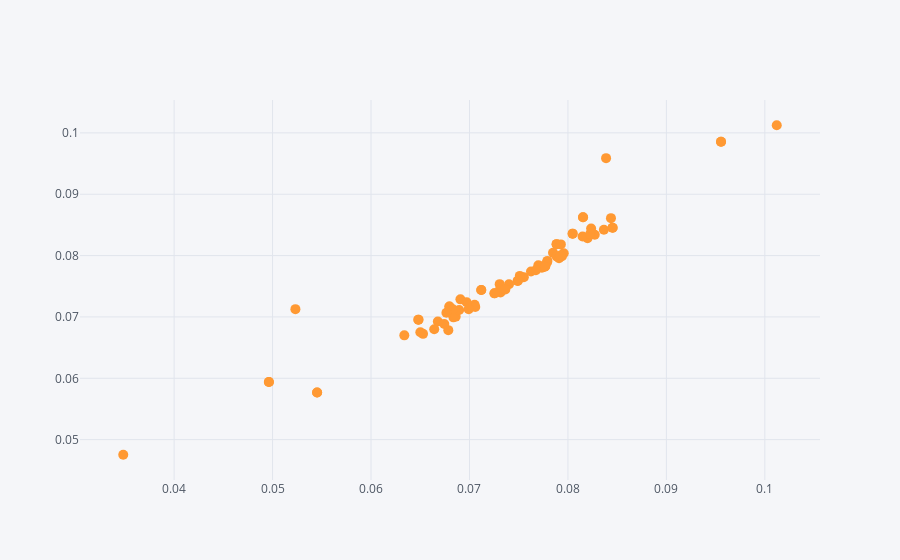

This figure's notebook cell:
### Markdown cell above
### Comparação entre o retorno real dos ativos e o retorno do modelo de Markowitz

### Code cell
vetor=df.values
Portfolio_Aritmetico=[];
Portfolio_Geometrico=[];

i=0
j=0

for i in range(5):
    for j in range(5):
        
        #Portfolio Aritmetico
        c = Media_Aritmetica[i]*0.5 + Media_Aritmetica[j]*0.5
        Portfolio_Aritmetico.append(c)
        
        #Portfolio Geometrico
        d = (vetor[:,i]*0.5 + vetor[:,j]*0.5)
        truegeo=(gmean(d + 1)- 1)*12
        Portfolio_Geometrico.append(truegeo)

for ind in range(50):

    # Create Random Weights
    weights1 = np.array(np.random.random(5))

    # Rebalance Weights
    weights1 = weights1 / np.sum(weights1)
    
    # Portfolio Aritmetico
    x = np.sum(Media_Aritmetica * weights1)
    Portfolio_Aritmetico.append(x)
    
    #Portfolio Geometrico
    z = np.dot(vetor,weights1)
    truegeo1=(gmean(z + 1)- 1)*12
    Portfolio_Geometrico.append(truegeo1)
    

Portfolio_Aritmetico   


data = pd.DataFrame(Portfolio_Geometrico,columns=["Portfolio Geometrico"])
data["Portfolio Aritmetico"]=Portfolio_Aritmetico

data.iplot(kind='scatter',x='Portfolio Geometrico',y='Portfolio Aritmetico',mode='markers',size=10)


X_plot = np.linspace(0.04, 0.12, 100)
Y_plot = X_plot

g = sns.FacetGrid(data, size = 6)
g = g.map(plt.scatter, "Portfolio Geometrico", "Portfolio Aritmetico", edgecolor="w")
plt.plot(X_plot, Y_plot, color='r')
plt.show()

### Figure 1 — Plotly figure (JSON) as saved in the notebook; plotly's stock layout.template omitted (floating-point values rounded to 4 significant figures)
{"data": [{"line": {"color": "rgba(255, 153, 51, 1.0)", "dash": "solid", "shape": "linear", "width": 1.3}, "marker": {"size": 10, "symbol": "circle"}, "mode": "markers", "name": "Portfolio Aritmetico", "text": "", "type": "scatter", "x": [0.06785, 0.08454, 0.05452, 0.07885, 0.06481, 0.08454, 0.1012, 0.0712, 0.09555, 0.08153, 0.05452, 0.0712, 0.03483, 0.06796, 0.04963, 0.07885, 0.09555, 0.06796, 0.08387, 0.08048, 0.06481, 0.08153, 0.04963, 0.08048, 0.05232, 0.06338, 0.07401, 0.07552, 0.07052, 0.0686, 0.07849, 0.07511, 0.08437, 0.07307, 0.07059, 0.06837, 0.07255, 0.07787, 0.07928, 0.0731, 0.07771, 0.07736, 0.06679, 0.07957, 0.07939, 0.077, 0.06744, 0.06895, 0.07722, 0.06831, 0.06528, 0.07792, 0.08199, 0.07625, 0.08272, 0.08365, 0.07885, 0.06908, 0.0791, 0.07925, 0.08149, 0.06766, 0.07489, 0.07765, 0.06971, 0.06501, 0.07674, 0.06642, 0.08226, 0.08236, 0.07315, 0.06992, 0.07364, 0.07253, 0.07492], "y": [0.06785, 0.08455, 0.05769, 0.08186, 0.06956, 0.08455, 0.1012, 0.07439, 0.09856, 0.08626, 0.05769, 0.07439, 0.04754, 0.07171, 0.0594, 0.08186, 0.09856, 0.07171, 0.09588, 0.08357, 0.06956, 0.08626, 0.0594, 0.08357, 0.07127, 0.067, 0.07531, 0.07648, 0.07199, 0.07006, 0.08047, 0.07669, 0.08611, 0.07534, 0.07163, 0.06994, 0.07386, 0.07889, 0.08182, 0.07447, 0.07827, 0.07801, 0.06926, 0.08037, 0.0799, 0.07842, 0.06885, 0.07113, 0.07825, 0.07124, 0.06725, 0.07914, 0.08282, 0.07742, 0.0834, 0.08422, 0.07987, 0.07287, 0.07956, 0.08002, 0.08312, 0.07067, 0.07587, 0.07818, 0.0724, 0.0675, 0.07761, 0.06799, 0.0835, 0.08442, 0.07398, 0.07125, 0.07449, 0.07385, 0.07591]}], "layout": {"legend": {"bgcolor": "#F5F6F9", "font": {"color": "#4D5663"}}, "paper_bgcolor": "#F5F6F9", "plot_bgcolor": "#F5F6F9", "title": {"font": {"color": "#4D5663"}}, "xaxis": {"gridcolor": "#E1E5ED", "showgrid": true, "tickfont": {"color": "#4D5663"}, "title": {"font": {"color": "#4D5663"}, "text": ""}, "zerolinecolor": "#E1E5ED"}, "yaxis": {"gridcolor": "#E1E5ED", "showgrid": true, "tickfont": {"color": "#4D5663"}, "title": {"font": {"color": "#4D5663"}, "text": ""}, "zerolinecolor": "#E1E5ED"}}}
